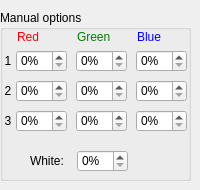
       <widget class="QWidget" name="BotManual">
        <widget class="QGroupBox" name="groupBox_8">
         <property name="geometry">
          <rect>
           <x>0</x>
           <y>10</y>
           <width>191</width>
           <height>171</height>
          </rect>
         </property>
         <property name="title">
          <string>Manual options</string>
         </property>
         <widget class="QLabel" name="label_52">
          <property name="geometry">
           <rect>
            <x>17</x>
            <y>20</y>
            <width>46</width>
            <height>13</height>
           </rect>
          </property>
          <property name="styleSheet">
           <string notr="true">font: bold 8pt &quot;MS Shell Dlg 2&quot;; color: red; </string>
          </property>
          <property name="text">
           <string>Red</string>
          </property>
         </widget>
         <widget class="QSpinBox" name="spinBoxBotBlue1">
          <property name="geometry">
           <rect>
            <x>136</x>
            <y>40</y>
            <width>51</width>
            <height>22</height>
           </rect>
          </property>
          <property name="suffix">
           <string>%</string>
          </property>
          <property name="maximum">
           <number>100</number>
          </property>
          <property name="value">
           <number>0</number>
          </property>
         </widget>
         <widget class="QSpinBox" name="spinBoxBotBlue3">
          <property name="geometry">
           <rect>
            <x>136</x>
            <y>100</y>
            <width>51</width>
            <height>22</height>
           </rect>
          </property>
          <property name="suffix">
           <string>%</string>
          </property>
          <property name="maximum">
           <number>100</number>
          </property>
          <property name="value">
           <number>0</number>
          </property>
         </widget>
         <widget class="QSpinBox" name="spinBoxBotRed1">
          <property name="geometry">
           <rect>
            <x>16</x>
            <y>40</y>
            <width>51</width>
            <height>22</height>
           </rect>
          </property>
          <property name="suffix">
           <string>%</string>
          </property>
          <property name="maximum">
           <number>100</number>
          </property>
          <property name="value">
           <number>0</number>
          </property>
         </widget>
         <widget class="QSpinBox" name="spinBoxBotBlue2">
          <property name="geometry">
           <rect>
            <x>136</x>
            <y>70</y>
            <width>51</width>
            <height>22</height>
           </rect>
          </property>
          <property name="suffix">
           <string>%</string>
          </property>
          <property name="maximum">
           <number>100</number>
          </property>
          <property name="value">
           <number>0</number>
          </property>
         </widget>
         <widget class="QSpinBox" name="spinBoxBotRed2">
          <property name="geometry">
           <rect>
            <x>16</x>
            <y>70</y>
            <width>51</width>
            <height>22</height>
           </rect>
          </property>
          <property name="suffix">
           <string>%</string>
          </property>
          <property name="maximum">
           <number>100</number>
          </property>
          <property name="value">
           <number>0</number>
          </property>
         </widget>
         <widget class="QSpinBox" name="spinBoxBotRed3">
          <property name="geometry">
           <rect>
            <x>16</x>
            <y>100</y>
            <width>51</width>
            <height>22</height>
           </rect>
          </property>
          <property name="suffix">
           <string>%</string>
          </property>
          <property name="maximum">
           <number>100</number>
          </property>
          <property name="value">
           <number>0</number>
          </property>
         </widget>
         <widget class="QSpinBox" name="spinBoxBotGreen3">
          <property name="geometry">
           <rect>
            <x>76</x>
            <y>100</y>
            <width>51</width>
            <height>22</height>
           </rect>
          </property>
          <property name="suffix">
           <string>%</string>
          </property>
          <property name="maximum">
           <number>100</number>
          </property>
          <property name="value">
           <number>0</number>
          </property>
         </widget>
         <widget class="QSpinBox" name="spinBoxBotGreen1">
          <property name="geometry">
           <rect>
            <x>76</x>
            <y>40</y>
            <width>51</width>
            <height>22</height>
           </rect>
          </property>
          <property name="suffix">
           <string>%</string>
          </property>
          <property name="maximum">
           <number>100</number>
          </property>
          <property name="value">
           <number>0</number>
          </property>
         </widget>
         <widget class="QSpinBox" name="spinBoxBotGreen2">
          <property name="geometry">
           <rect>
            <x>76</x>
            <y>70</y>
            <width>51</width>
            <height>22</height>
           </rect>
          </property>
          <property name="suffix">
           <string>%</string>
          </property>
          <property name="maximum">
           <number>100</number>
          </property>
          <property name="value">
           <number>0</number>
          </property>
         </widget>
         <widget class="QLabel" name="label_61">
          <property name="geometry">
           <rect>
            <x>77</x>
            <y>20</y>
            <width>46</width>
            <height>13</height>
           </rect>
          </property>
          <property name="styleSheet">
           <string notr="true">font: bold 8pt &quot;MS Shell Dlg 2&quot;; color: green; </string>
          </property>
          <property name="text">
           <string>Green</string>
          </property>
         </widget>
         <widget class="QLabel" name="label_62">
          <property name="geometry">
           <rect>
            <x>137</x>
            <y>20</y>
            <width>46</width>
            <height>13</height>
           </rect>
          </property>
          <property name="styleSheet">
           <string notr="true">font: bold 8pt &quot;MS Shell Dlg 2&quot;; color: blue; </string>
          </property>
          <property name="text">
           <string>Blue</string>
          </property>
         </widget>
         <widget class="QLabel" name="label_63">
          <property name="geometry">
           <rect>
            <x>0</x>
            <y>40</y>
            <width>16</width>
            <height>21</height>
           </rect>
          </property>
          <property name="styleSheet">
           <string notr="true">font: bold 8pt &quot;MS Shell Dlg 2&quot;;</string>
          </property>
          <property name="text">
           <string>1</string>
          </property>
          <property name="alignment">
           <set>Qt::AlignCenter</set>
          </property>
         </widget>
         <widget class="QLabel" name="label_64">
          <property name="geometry">
           <rect>
            <x>0</x>
            <y>70</y>
            <width>16</width>
            <height>21</height>
           </rect>
          </property>
          <property name="styleSheet">
           <string notr="true">font: bold 8pt &quot;MS Shell Dlg 2&quot;;</string>
          </property>
          <property name="text">
           <string>2</string>
          </property>
          <property name="alignment">
           <set>Qt::AlignCenter</set>
          </property>
         </widget>
         <widget class="QLabel" name="label_65">
          <property name="geometry">
           <rect>
            <x>0</x>
            <y>100</y>
            <width>16</width>
            <height>21</height>
           </rect>
          </property>
          <property name="styleSheet">
           <string notr="true">font: bold 8pt &quot;MS Shell Dlg 2&quot;;</string>
          </property>
          <property name="text">
           <string>3</string>
          </property>
          <property name="alignment">
           <set>Qt::AlignCenter</set>
          </property>
         </widget>
         <widget class="QSpinBox" name="spinBoxBotWhite">
          <property name="geometry">
           <rect>
            <x>77</x>
            <y>140</y>
            <width>51</width>
            <height>22</height>
           </rect>
          </property>
          <property name="suffix">
           <string>%</string>
          </property>
          <property name="maximum">
           <number>100</number>
          </property>
          <property name="value">
           <number>0</number>
          </property>
         </widget>
         <widget class="QLabel" name="label_66">
          <property name="geometry">
           <rect>
            <x>30</x>
            <y>140</y>
            <width>46</width>
            <height>21</height>
           </rect>
          </property>
          <property name="styleSheet">
           <string notr="true">font: bold 8pt &quot;MS Shell Dlg 2&quot;;</string>
          </property>
          <property name="text">
           <string>White:</string>
          </property>
         </widget>
        </widget>
       </widget>
